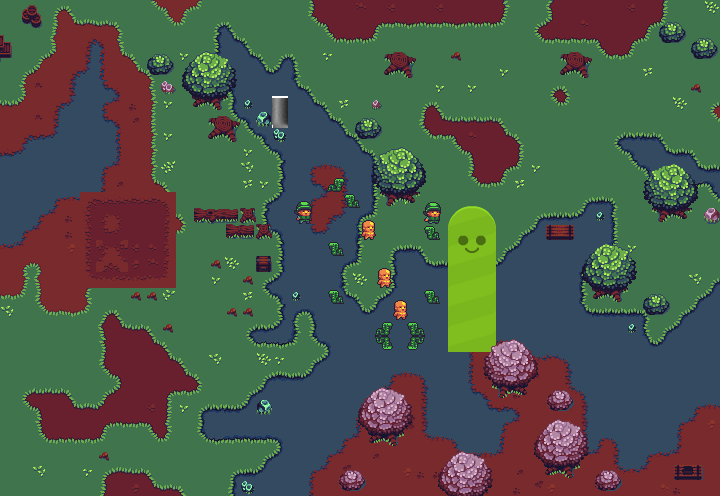

This game map was drawn from its Tiled (.tmx) file and the tilesets committed beside it. A one-line description and the trimmed map source follow:
An orthogonal 45x31 tile map with 16x16 px tiles, 2 tile layers (Ground, Fringe), 5 tilesets and 41 objects (2x NPC, location, trigger, Fixture, Sign, ...).

<map version="1.0" orientation="orthogonal" renderorder="right-down" width="45" height="31" tilewidth="16" tileheight="16" nextobjectid="72">
 <properties>
  <property name="enemyTint" type="color" value="#ffa33636" />
 </properties>
 <tileset firstgid="1" name="outdoor" tilewidth="16" tileheight="16" tilecount="288" columns="24">
  <image source="buch-outdoor.png" width="384" height="192" />
  <terraintypes>
   <terrain name="Grass" tile="150" />
   <terrain name="Dirt" tile="100" />
   <terrain name="Dark Dirt" tile="34" />
   <terrain name="Water" tile="171" />
  </terraintypes>
  <tile id="0" terrain="0,0,0,1" />
  <tile id="1" terrain="0,0,1,1" />
  <tile id="2" terrain="0,0,1,1" />
  <tile id="3" terrain="0,0,1,1" />
  <tile id="4" terrain="0,0,1,1" />
  <tile id="5" terrain="0,0,1,0" />
  <tile id="6" terrain="0,0,0,0" probability="0.1" />
  <tile id="7" terrain="1,1,1,2" />
  <tile id="8" terrain="1,1,2,2" />
  <tile id="9" terrain="1,1,2,2" />
  <tile id="10" terrain="1,1,2,2" />
  <tile id="11" terrain="1,1,2,2" />
  <tile id="12" terrain="1,1,2,1" />
  <tile id="13" terrain="0,0,0,2" />
  <tile id="14" terrain="0,0,2,2" />
  <tile id="15" terrain="0,0,2,2" />
  <tile id="16" terrain="0,0,2,2" />
  <tile id="17" terrain="0,0,2,2" />
  <tile id="18" terrain="0,0,2,0" />
  <tile id="24" terrain="0,1,0,1" />
  <tile id="25" terrain="1,1,1,0" />
  <tile id="26" terrain="1,1,0,1" />
  <tile id="27" terrain="1,1,1,1" probability="0.05" />
  <tile id="28" terrain="1,1,1,1" probability="0.05" />
  <tile id="29" terrain="1,0,1,0" />
  <tile id="30" terrain="0,0,0,0" probability="0.1" />
  <tile id="31" terrain="1,2,1,2" />
  <tile id="32" terrain="2,2,2,1" />
  <tile id="33" terrain="2,2,1,2" />
  <tile id="34" terrain="2,2,2,2" />
  <tile id="35" terrain="2,2,2,2" />
  <tile id="36" terrain="2,1,2,1" />
  <tile id="37" terrain="0,2,0,2" />
  <tile id="38" terrain="2,2,2,0" />
  <tile id="39" terrain="2,2,0,2" />
  <tile id="40" terrain="2,2,2,2" />
  <tile id="42" terrain="2,0,2,0" />
  <tile id="48" terrain="0,1,0,1" />
  <tile id="49" terrain="1,0,1,1" />
  <tile id="50" terrain="0,1,1,1" />
  <tile id="51" terrain="1,1,1,1" probability="0.05" />
  <tile id="52" terrain="1,1,1,1" probability="0.05" />
  <tile id="53" terrain="1,0,1,0" />
  <tile id="54" terrain="0,0,0,0" probability="0.1" />
  <tile id="55" terrain="1,2,1,2" />
  <tile id="56" terrain="2,1,2,2" />
  <tile id="57" terrain="1,2,2,2" />
  <tile id="58" terrain="2,2,2,2" />
  <tile id="59" terrain="2,2,2,2" />
  <tile id="60" terrain="2,1,2,1" />
  <tile id="61" terrain="0,2,0,2" />
  <tile id="62" terrain="2,0,2,2" />
  <tile id="63" terrain="0,2,2,2" />
  <tile id="66" terrain="2,0,2,0" />
  <tile id="72" terrain="0,1,0,1" />
  <tile id="73" terrain="0,1,1,0" />
  <tile id="74" terrain="1,0,0,1" />
  <tile id="75" terrain="1,1,1,1" probability="0.05" />
  <tile id="76" terrain="1,1,1,1" probability="0.05" />
  <tile id="77" terrain="1,0,1,0" />
  <tile id="78" terrain="0,0,0,0" probability="0.1" />
  <tile id="79" terrain="1,2,1,2" />
  <tile id="80" terrain="1,2,2,1" />
  <tile id="81" terrain="2,1,1,2" />
  <tile id="82" terrain="2,2,2,2" probability="0.1" />
  <tile id="83" terrain="2,2,2,2" probability="0.1" />
  <tile id="84" terrain="2,1,2,1" />
  <tile id="85" terrain="0,2,0,2" />
  <tile id="86" terrain="0,2,2,0" />
  <tile id="87" terrain="2,0,0,2" />
  <tile id="90" terrain="2,0,2,0" />
  <tile id="96" terrain="0,1,0,1" />
  <tile id="97" terrain="1,0,0,1" />
  <tile id="98" terrain="0,1,1,0" />
  <tile id="99" terrain="1,1,1,1" probability="0.05" />
  <tile id="100" terrain="1,1,1,1" />
  <tile id="101" terrain="1,0,1,0" />
  <tile id="102" terrain="0,0,0,0" probability="0.1" />
  <tile id="103" terrain="1,2,1,2" />
  <tile id="104" terrain="2,1,1,2" />
  <tile id="105" terrain="1,2,2,1" />
  <tile id="106" terrain="2,2,2,2" probability="0.1" />
  <tile id="107" terrain="2,2,2,2" probability="0.1" />
  <tile id="108" terrain="2,1,2,1" />
  <tile id="109" terrain="0,2,0,2" />
  <tile id="110" terrain="2,0,0,2" />
  <tile id="111" terrain="0,2,2,0" />
  <tile id="114" terrain="2,0,2,0" />
  <tile id="120" terrain="0,1,0,0" />
  <tile id="121" terrain="1,1,0,0" />
  <tile id="122" terrain="1,1,0,0" />
  <tile id="123" terrain="1,1,0,0" />
  <tile id="124" terrain="1,1,0,0" />
  <tile id="125" terrain="1,0,0,0" />
  <tile id="126" terrain="0,0,0,0" probability="0.1" />
  <tile id="127" terrain="1,2,1,1" />
  <tile id="128" terrain="2,2,1,1" />
  <tile id="129" terrain="2,2,1,1" />
  <tile id="130" terrain="2,2,1,1" />
  <tile id="131" terrain="2,2,1,1" />
  <tile id="132" terrain="2,1,1,1" />
  <tile id="133" terrain="0,2,0,0" />
  <tile id="134" terrain="2,2,0,0" />
  <tile id="135" terrain="2,2,0,0" />
  <tile id="136" terrain="2,2,0,0" />
  <tile id="137" terrain="2,2,0,0" />
  <tile id="138" terrain="2,0,0,0" />
  <tile id="144" terrain="0,0,0,3" />
  <tile id="145" terrain="0,0,3,3" />
  <tile id="146" terrain="0,0,3,3" />
  <tile id="147" terrain="0,0,3,3" />
  <tile id="148" terrain="0,0,3,3" />
  <tile id="149" terrain="0,0,3,0" />
  <tile id="150" terrain="0,0,0,0" />
  <tile id="151" terrain="1,1,1,3" />
  <tile id="152" terrain="1,1,3,3" />
  <tile id="153" terrain="1,1,3,3" />
  <tile id="154" terrain="1,1,3,3" />
  <tile id="155" terrain="1,1,3,3" />
  <tile id="156" terrain="1,1,3,1" />
  <tile id="168" terrain="0,3,0,3" />
  <tile id="169" terrain="3,3,3,0" />
  <tile id="170" terrain="3,3,0,3" />
  <tile id="171" terrain="3,3,3,3" />
  <tile id="172" terrain="3,3,3,3" />
  <tile id="173" terrain="3,0,3,0" />
  <tile id="174" terrain="0,0,0,0" />
  <tile id="175" terrain="1,3,1,3" />
  <tile id="176" terrain="3,3,3,1" />
  <tile id="177" terrain="3,3,1,3" />
  <tile id="178" terrain="3,3,3,3" />
  <tile id="179" terrain="3,3,3,3" />
  <tile id="180" terrain="3,1,3,1" />
  <tile id="192" terrain="0,3,0,3" />
  <tile id="193" terrain="3,0,3,3" />
  <tile id="194" terrain="0,3,3,3" />
  <tile id="195" terrain="3,3,3,3" />
  <tile id="196" terrain="3,3,3,3" />
  <tile id="197" terrain="3,0,3,0" />
  <tile id="198" terrain="0,0,0,0" />
  <tile id="199" terrain="1,3,1,3" />
  <tile id="200" terrain="3,1,3,3" />
  <tile id="201" terrain="1,3,3,3" />
  <tile id="202" terrain="3,3,3,3" />
  <tile id="203" terrain="3,3,3,3" />
  <tile id="204" terrain="3,1,3,1" />
  <tile id="216" terrain="0,3,0,3" />
  <tile id="217" terrain="0,3,3,0" />
  <tile id="218" terrain="3,0,0,3" />
  <tile id="219" terrain="3,3,3,3" />
  <tile id="220" terrain="3,3,3,3" />
  <tile id="221" terrain="3,0,3,0" />
  <tile id="222" terrain="0,0,0,0" />
  <tile id="223" terrain="1,3,1,3" />
  <tile id="224" terrain="1,3,3,1" />
  <tile id="225" terrain="3,1,1,3" />
  <tile id="226" terrain="3,3,3,3" />
  <tile id="227" terrain="3,3,3,3" />
  <tile id="228" terrain="3,1,3,1" />
  <tile id="240" terrain="0,3,0,3" />
  <tile id="241" terrain="3,0,0,3" />
  <tile id="242" terrain="0,3,3,0" />
  <tile id="243" terrain="3,3,3,3" />
  <tile id="244" terrain="3,3,3,3" />
  <tile id="245" terrain="3,0,3,0" />
  <tile id="246" terrain="0,0,0,0" />
  <tile id="247" terrain="1,3,1,3" />
  <tile id="248" terrain="3,1,1,3" />
  <tile id="249" terrain="1,3,3,1" />
  <tile id="250" terrain="3,3,3,3" />
  <tile id="251" terrain="3,3,3,3" />
  <tile id="252" terrain="3,1,3,1" />
  <tile id="264" terrain="0,3,0,0" />
  <tile id="265" terrain="3,3,0,0" />
  <tile id="266" terrain="3,3,0,0" />
  <tile id="267" terrain="3,3,0,0" />
  <tile id="268" terrain="3,3,0,0" />
  <tile id="269" terrain="3,0,0,0" />
  <tile id="270" terrain="0,0,0,0" />
  <tile id="271" terrain="1,3,1,1" />
  <tile id="272" terrain="3,3,1,1" />
  <tile id="273" terrain="3,3,1,1" />
  <tile id="274" terrain="3,3,1,1" />
  <tile id="275" terrain="3,3,1,1" />
  <tile id="276" terrain="3,1,1,1" />
 </tileset>
 <tileset firstgid="289" name="buch-outdoor2" tilewidth="16" tileheight="16" tilecount="288" columns="24">
  <image source="buch-outdoor.png" width="384" height="192" />
 </tileset>
 <tileset firstgid="577" name="sewer_tileset" tilewidth="16" tileheight="16" tilecount="156" columns="12">
  <image source="sewer_tileset.png" width="192" height="217" />
 </tileset>
 <tileset firstgid="733" name="characters_7" tilewidth="32" tileheight="32" tilecount="92" columns="23">
  <image source="characters_7.png" width="736" height="128" />
 </tileset>
 <tileset firstgid="825" name="hill_large" tilewidth="48" tileheight="146" tilecount="1" columns="1">
  <image source="hill_large.png" width="48" height="146" />
 </tileset>
 <layer name="Ground" width="45" height="31">
  <data>[1395 cells, 1395 non-empty, 169 distinct tile ids]</data>
 </layer>
 <objectgroup color="#ff0000" name="Object Layer 2">
  <object id="66" gid="278" x="582" y="105.333" width="16" height="16" />
  <object id="68" gid="733" x="348" y="86.6667" width="32" height="32" />
  <object id="71" x="233" y="265" width="81" height="72" />
 </objectgroup>
 <objectgroup color="#00ffff" draworder="index" name="Objects">
  <object id="1" name="maggots" type="location" x="408.333" y="56.1667" width="155" height="99">
   <properties>
    <property name="spawncount" type="int" value="5" />
    <property name="spawntype" value="maggot" />
   </properties>
  </object>
  <object id="2" name="discover chest" type="trigger" x="67.5" y="189.5" width="127" height="127">
   <properties>
    <property name="script" value="chest-discovered.lua" />
   </properties>
   <ellipse />
  </object>
  <object id="3" name="unreachable" type="Fixture" x="2" y="158">
   <properties>
    <property name="friction" type="float" value="1" />
    <property name="static" type="bool" value="true" />
   </properties>
   <polygon points="0,0 55,-23 96,-117 110,-61 104,-42 119,-33 116,6 104,9 100,36 60,43 53,58 43,58 34,74 21,69 18,90 0,89" />
  </object>
  <object id="5" name="guard" type="NPC" x="22" y="361">
   <polyline points="-3,120 87,91 154,96 181,16 273,-1" />
  </object>
  <object id="6" name="guard" type="NPC" x="277" y="18">
   <polyline points="0,0 75,78 133,82 176,179 274,183" />
  </object>
  <object id="11" gid="282" x="449.167" y="193.5" width="16" height="16" />
  <object id="13" gid="282" x="5" y="70" width="16" height="16" />
  <object id="14" gid="282" x="-3.66667" y="80.3333" width="16" height="16" />
  <object id="16" gid="283" x="538" y="418.333" width="16" height="16" />
  <object id="17" gid="283" x="407.667" y="462" width="16" height="16" />
  <object id="18" gid="283" x="417" y="473.667" width="16" height="16" />
  <object id="19" gid="283" x="402.667" y="469" width="16" height="16" />
  <object id="21" gid="2147483930" x="610" y="190.5" width="16" height="16" />
  <object id="22" gid="282" x="692.167" y="269.167" width="16" height="16" />
  <object id="23" gid="282" x="701.667" y="247.833" width="16" height="16" />
  <object id="24" gid="282" x="688.5" y="242" width="16" height="16" />
  <object id="25" gid="282" x="671.833" y="267.5" width="16" height="16" />
  <object id="26" gid="282" x="680" y="284" width="16" height="16" />
  <object id="27" gid="282" x="271.833" y="449" width="16" height="16" />
  <object id="28" gid="282" x="63.4165" y="386" width="16" height="16" />
  <object id="29" gid="282" x="9.0835" y="356.167" width="16" height="16" />
  <object id="30" gid="282" x="11.9165" y="385" width="16" height="16" />
  <object id="31" gid="282" x="54.2495" y="378.5" width="16" height="16" />
  <object id="34" type="Sign" gid="257" x="631.667" y="114.833" width="16" height="16">
   <properties>
    <property name="text" value="East West" />
   </properties>
  </object>
  <object id="36" name="player-start" type="Location" x="191.333" y="160" width="16" height="16" />
  <object id="37" gid="282" x="596" y="87.3333" width="16" height="16" />
  <object id="39" x="682" y="78.6667" />
  <object id="52" gid="282" x="425" y="259" width="16" height="16" />
  <object id="53" gid="282" x="494.5" y="227.5" width="16" height="16" />
  <object id="54" gid="282" x="388.5" y="237.167" width="16" height="16" />
  <object id="56" gid="168" x="489" y="234" width="16" height="16" />
  <object id="57" gid="168" x="564" y="195" width="16" height="16" />
  <object id="59" gid="531" x="585" y="160" width="16" height="16" />
  <object id="60" gid="296" x="589" y="126" width="16" height="16" />
  <object id="61" gid="446" x="446" y="236.5" width="16" height="16" />
  <object id="62" gid="446" x="582" y="127" width="16" height="16" />
 </objectgroup>
 <objectgroup name="Object Layer 3" />
 <layer name="Fringe" width="45" height="31">
  <data>[1395 cells, 217 non-empty, 78 distinct tile ids]</data>
 </layer>
 <objectgroup name="Object Layer 4">
  <object id="69" gid="734" x="228" y="187" width="32" height="32" />
  <object id="70" gid="782" x="481" y="285" width="32" height="32" />
 </objectgroup>
</map>
